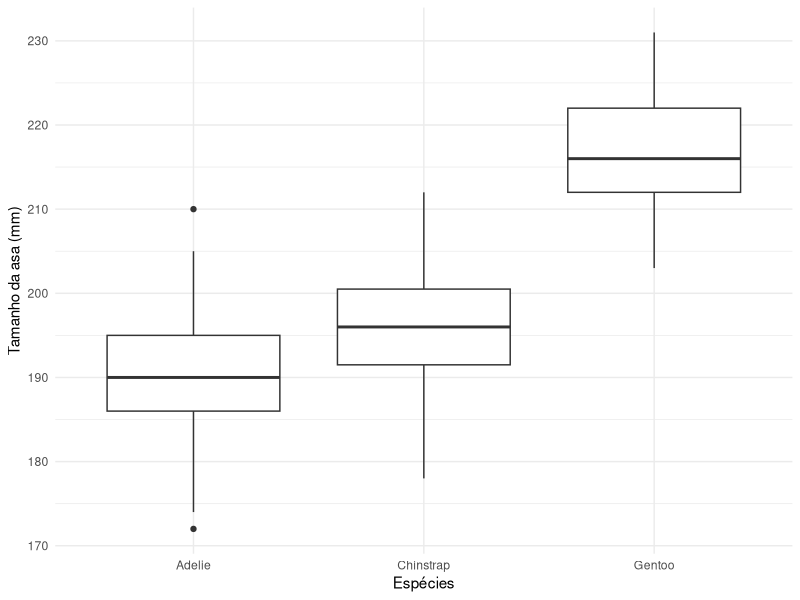
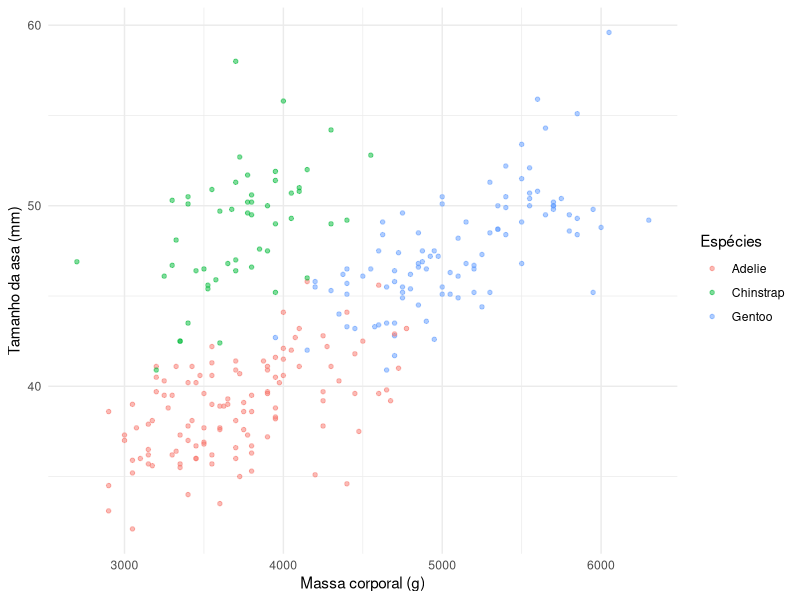

Here is the R script that generated these plots, in order:
# O objetivo deste tutorial é criar um modelo de classificação que seja capaz de prever a espécie de um pinguim a partir de seu peso, tamanho da asa, tamanho do bico e profundidade do bico. Para isso, construiremos do zero um modelo KNN.

# Lendo o conjunto
library(palmerpenguins)
pinguins <- penguins
str(pinguins)
summary(pinguins)

pinguins <- na.omit(pinguins)
summary(pinguins)

# Dividindo em treino e teste
pinguins <- pinguins[sample(nrow(pinguins)),]
n <- 0.8 * nrow(pinguins)

treino <- pinguins[(1:n),]
teste <- pinguins[-(1:n),]

# Visualização de dados
library(ggplot2)
ggplot(data = treino, mapping = aes(x = species, y = flipper_length_mm)) + 
  geom_boxplot() +
  labs(x = "Espécies",
       y = "Tamanho da asa (mm)") + 
  theme_minimal()

ggplot(data = treino, aes(x = body_mass_g, y = bill_length_mm, color = species)) + 
  geom_point(size = 1.2, alpha = 0.5) +
  labs(x = "Massa corporal (g)",
       y = "Tamanho da asa (mm)",
       col = "Espécies") + 
  theme_minimal()

# Classificando o primeiro pinguim do teste
distancias <- c()
for(k in 1:nrow(treino)) {
  distancias[k] <- sqrt((teste$body_mass_g[1] - treino$body_mass_g[k])**2 + (teste$bill_length_mm[1] - treino$bill_length_mm[k])**2)
}
treino$species[order(distancias)[1]]
treino$species[1]

# Classificando todos os pinguins
classificacao <- c()
for(j in 1:nrow(teste)) {
  distancias <- c()
  for(k in 1:nrow(treino)) {
    distancias[k] <- sqrt((teste$body_mass_g[1] - treino$body_mass_g[k])**2 + (teste$bill_length_mm[1] - treino$bill_length_mm[k])**2)
  }
classificacao[j] <- as.character(treino$species[order(distancias)[1]])
}
mean(classificacao == teste$species)
